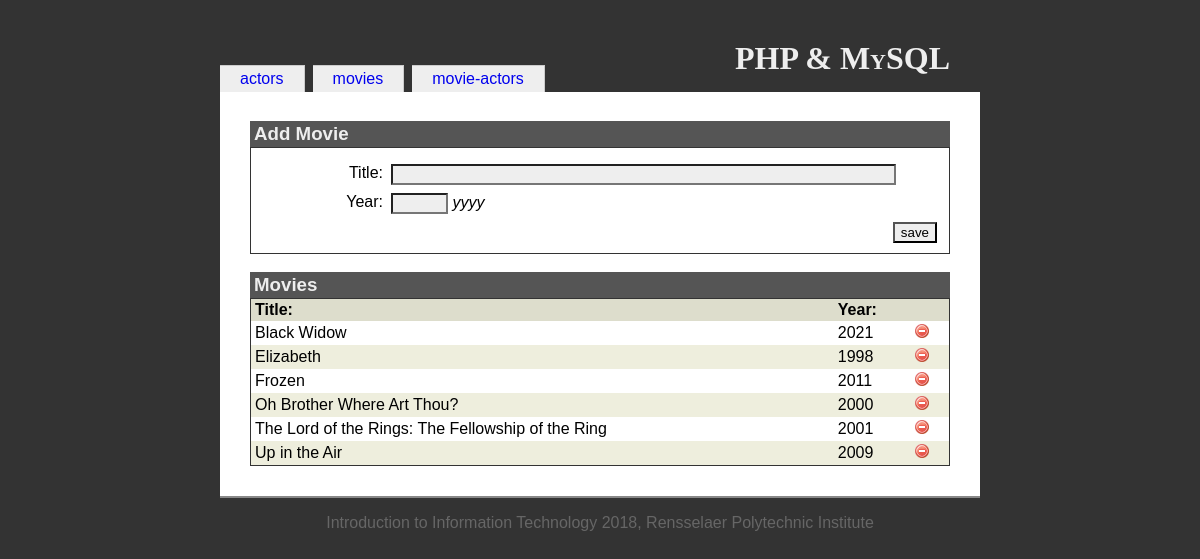
The app's page /movies.php with its own data.
### tables this page shows
CREATE TABLE `movies` (
  `movieid` int(10) UNSIGNED NOT NULL,
  `title` varchar(100) NOT NULL,
  `year` char(4) DEFAULT NULL
);

### movies.php (the view, shortened to what this page needs)
<?php
  include('includes/init.inc.php');
  include('includes/functions.inc.php');
?>
<?php include('includes/head.inc.php'); ?>
<h1>PHP &amp; MySQL</h1>
<?php include('includes/menubody.inc.php'); ?>
<?php
  $dbOk = false;
  @ $db = new mysqli('localhost', 'iit', 'iit', 'iit');
  if ($db->connect_error) {
    echo '<div class="messages">Could not connect to the database. Error: ';
    echo $db->connect_errno . ' - ' . $db->connect_error . '</div>';
  } else {
    $dbOk = true;
  }
  $havePost = isset($_POST["save"]);
  $errors = '';
?>
<h3>Add Movie</h3>
<form id="addForm" name="addForm" action="movies.php" method="post" onsubmit="return validateMovies(this);">
  <fieldset>
    <div class="formData">
      <label class="field" for="title">Title:</label>
      <div class="value"><input type="text" size="60" value="<?php if($havePost && $errors != '') { echo $title; } ?>" name="title" id="title"/></div>
      <label class="field" for="year">Year:</label>
      <div class="value"><input type="text" size="4" maxlength="4" value="<?php if($havePost && $errors != '') { echo $year; } ?>" name="year" id="year"/> <em>yyyy</em></div>
      <input type="submit" value="save" id="save" name="save"/>
    </div>
  </fieldset>
</form>
<h3>Movies</h3>
<table id="movieTable">
<?php
  if ($dbOk) {
    $query = 'select * from movies order by title';
    $result = $db->query($query);
    $numRecords = $result->num_rows;
    echo '<tr><th>Title:</th><th>Year:</th><th></th></tr>';
    for ($i=0; $i < $numRecords; $i++) {
      $record = $result->fetch_assoc();
      if ($i % 2 == 0) {
        echo "\n".'<tr id="movie-' . $record['movieid'] . '"><td>';
      } else {
        echo "\n".'<tr class="odd" id="movie-' . $record['movieid'] . '"><td>';
      }
      echo htmlspecialchars($record['title']);
      echo '</td><td>';
      echo htmlspecialchars($record['year']);
      echo '</td><td>';
      echo '<img src="resources/delete.png" class="deleteMovie" width="16" height="16" alt="delete movie"/>';
      echo '</td></tr>';
    }
  }
?>
</table>
<?php include('includes/foot.inc.php');
?>

### resources/iit.css (style rules this page uses)
body { font-family: Georgia, Arial, Helvetica, sans-serif; color: black; background-color: #333; margin: 0; padding: 0; }
h1 { position: relative; top: 20px; text-align: right; margin: 20px 30px 0 0; font-family: Palatino, Times New Roman, Times, serif; font-variant: small-caps; }
fieldset { clear: both; margin: 0; padding-top: 1em; border: 1px solid #333; }
.field { width: 120px; margin: 0 0.5em 0.5em 0; float: left; clear: left; text-align: right; }
.value { margin: 0 0 0.5em 0; }
input { background-color: #eee; color: black; }
#save { float: right; }
h3 { margin: 1em 0 0 0; background-color: #555; color: #eee; padding: 2px 4px; }
table { margin: 0; }
th { text-align: left; padding-right: 1em; }
td { padding-right: 1em; }
#actorTable, #movieTable, #movieActorsTable { width: 100%; border-spacing: 0; border: 1px solid #333; }
#actorTable th, #movieTable th, #movieActorsTable th { background-color: #ddc; padding: 2px 4px; }
#actorTable td, #movieTable td, #movieActorsTable td { padding: 2px 4px; }
#actorTable tr.odd td, #movieTable tr.odd td, #movieActorsTable tr.odd td { background-color: #eed; color: black; }
.deleteActor, .deleteMovie { cursor: pointer; }

### records on screen
movies: title "Black Widow", year "2021"
movies: title "Elizabeth", year "1998"
movies: title "Frozen", year "2011"
movies: title "Oh Brother Where Art Thou?", year "2000"
movies: title "The Lord of the Rings: The Fellowship of the Ring", year "2001"
movies: title "Up in the Air", year "2009"

### other values on screen
$value "actors"
$value "movies"
$value "movie-actors"
